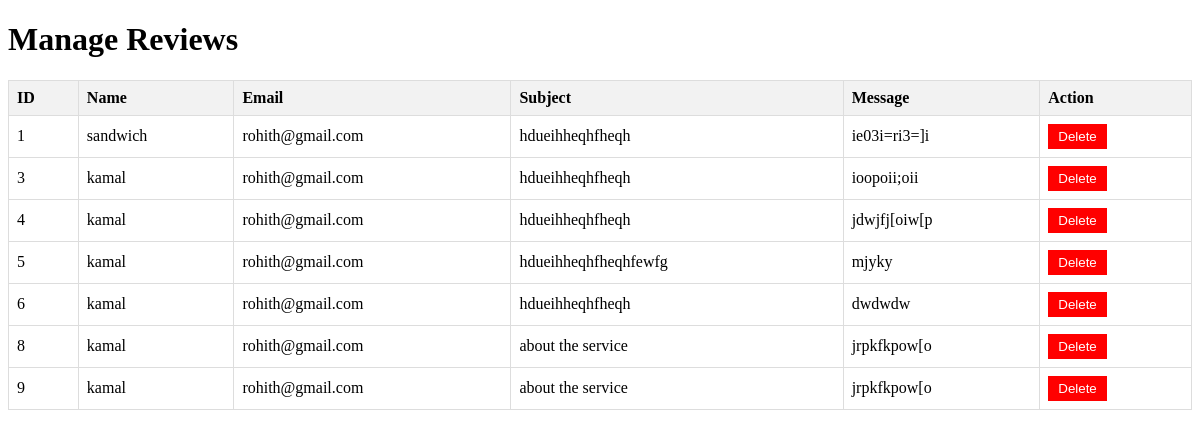
/manage_reviews.php, run on the app's committed database.
### tables this page shows
CREATE TABLE `reviews` (
  `id` int(11) NOT NULL,
  `name` varchar(255) NOT NULL,
  `email` varchar(255) NOT NULL,
  `subject` varchar(255) NOT NULL,
  `message` text NOT NULL,
  `created_at` timestamp NOT NULL DEFAULT current_timestamp()
);

### manage_reviews.php (the view, shortened to what this page needs)
<?php
include("db_connection.php");
$sql = "SELECT * FROM reviews";
$result = $conn->query($sql);
?>
<!DOCTYPE html>
<html lang="en">
<head>
    <link rel="stylesheet" href="css/style.css">
</head>
<body>
    <div class="container">
        <h1>Manage Reviews</h1>
        <?php
        if ($result->num_rows > 0) {
            echo "<table>
                    <tr>
                        <th>ID</th>
                        <th>Name</th>
                        <th>Email</th>
                        <th>Subject</th>
                        <th>Message</th>
                        <th>Action</th>
                    </tr>";
            while ($row = $result->fetch_assoc()) {
                echo "<tr>
                        <td>" . $row['id'] . "</td>
                        <td>" . $row['name'] . "</td>
                        <td>" . $row['email'] . "</td>
                        <td>" . $row['subject'] . "</td>
                        <td>" . $row['message'] . "</td>
                        <td>
                            <form method='post' action=''>
                                <input type='hidden' name='review_id' value='" . $row['id'] . "'>
                                <button type='submit' name='delete_review'>Delete</button>
                            </form>
                        </td>
                      </tr>";
            }
            echo "</table>";
        } else {
            echo "<p>No reviews found.</p>";
        }
        ?>
    </div>
</body>
</html>

### css/style.css (style rules this page uses)
:root { --primary: #FEA116; --light: #F1F8FF; --dark: #0F172B; }

### manage_reviews.php (style rules this page uses)
table { width: 100%; border-collapse: collapse; }
th, td { border: 1px solid #ddd; padding: 8px; text-align: left; }
th { background-color: #f2f2f2; }
button { padding: 5px 10px; color: white; background-color: red; border: none; cursor: pointer; }

### data on the page
reviews: id "1", name "sandwich", email "rohith@gmail.com", subject "hdueihheqhfheqh", message "ie03i=ri3=]i"
reviews: id "3", name "kamal", email "rohith@gmail.com", subject "hdueihheqhfheqh", message "ioopoii;oii"
reviews: id "4", name "kamal", email "rohith@gmail.com", subject "hdueihheqhfheqh", message "jdwjfj[oiw[p"
reviews: id "5", name "kamal", email "rohith@gmail.com", subject "hdueihheqhfheqhfewfg", message "mjyky"
reviews: id "6", name "kamal", email "rohith@gmail.com", subject "hdueihheqhfheqh", message "dwdwdw"
reviews: id "8", name "kamal", email "rohith@gmail.com", subject "about the service", message "jrpkfkpow[o"
reviews: id "9", name "kamal", email "rohith@gmail.com", subject "about the service", message "jrpkfkpow[o"
